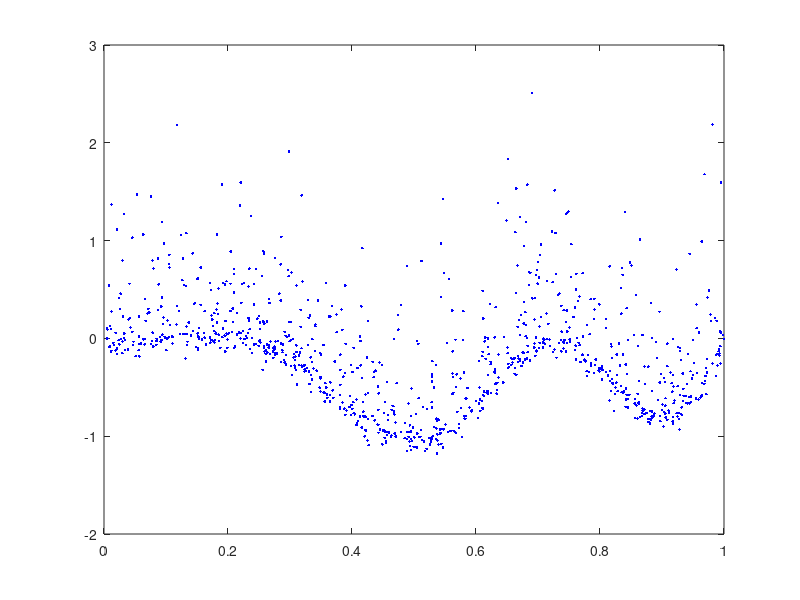

Here is the MATLAB script that generated this plot: (Note: this script raises an error after producing the figure.)
close all; clear; clc;
%% Load data
load('Part1-TrainingData.mat')
load('Part1-TestData.mat')
x = 0:0.01:1;
Lambda = 10;
ks = [1,2,3,5,10,15,20];
loss = zeros(numel(ks),1);

n = numel(Xtrain);
Colors = jet(numel(ks));
% sizek = numel(ks);
% D = 2*sizek+1;
plot(Xtrain,Ytrain,'b.'); hold on;

for k = ks
    
    DesignMatrix = Basis(Xtrain,k);  % size = n x D
    % ToDo: Choose which regression to use here
    wk = RidgeRegression(DesignMatrix, Ytrain, Lambda); % size = Dx1
    % Prediction
    fk = DesignMatrix * wk;
    % Loss (Least squares loss for Ridge regression)
    err_train = Ytrain - fk;
    trainloss(ks==k) = dot(err_train, err_train)./n;
    err_test = Ytest - fk;
    testloss(ks==k) = dot(err_test, err_test)./n;
    
    % Plot
    p2 = plot(Xtrain, fk, '.', 'color', Colors(ks==k,:));
    legend('Y', ['f(x) for k = ' num2str(k)])
    saveas(gcf, ['PlotFunctions' num2str(k)], 'png');
    set(p2,'Visible','off');
end

%% Plot the training and test loss
figure('Name','Loss Plot'), 
plot(ks, trainloss, 'go-', ks, testloss, 'bo-');
title('Loss Plot'), xlabel('k'), ylabel('Loss');
legend('Train Loss', 'Test Loss');
saveas(gcf, 'PlotLoss', 'png');
save LossFirstEx trainloss testloss;

%% Question 7 d)
clear; close all; clc;
load('Part2-TrainingData.mat');
n = size(Xtrain,1);
% Add the bias feature (1)
Xtrain = [Xtrain, ones(n,1)];
% DesignMatrix = Basis(Xtrain, 
% X has many features which act as basis
w = LeastSquares(Xtrain, Ytrain);
err = Ytrain - Xtrain * w;
trainloss = dot(err, err) ./ n;
save LossSecondEx trainloss;

%% Prediction2
clear;
load('Part2-TrainingData.mat');
% Allocate validation data
Xvalidation = Xtrain(end-49:end,:);
Yvalidation = Ytrain(end-49:end,:);

Xtrain = Xtrain(1:end-50,:);
Ytrain = Ytrain(1:end-50,:);
[N, D] = size(Xtrain);
% Training with Lasso Regression with polynomial basis
Lambda = 0.1;
basis = [0,1,2,3];

% Basis functions: Polynomial: [1 x, x^2, x^3]
% DesignMatrix = [ones(N,1), Xtrain, Xtrain.^2, Xtrain.^3];
for b = basis
    if b == 0
        DesignMatrix = [DesignMatrix, ones(N,1)];
        continue;
    end
    DesignMatrix = [DesignMatrix, X.^b];
end
% Decided to use Lasso Regression for tion of useful features only
w = LassoRegression(DesignMatrix, Ytrain, Lambda);

f = Prediction2(Xtrain, w, basis);

% Calculate loss
err = Ytrain - f;
trainloss = dot(err, err) ./ N;
err_validation = Yvalidation - Prediction2(Xvalidation, w, basis);
validationloss = dot(err_validation, err_validation) ./ size(Xvalidation,1);
